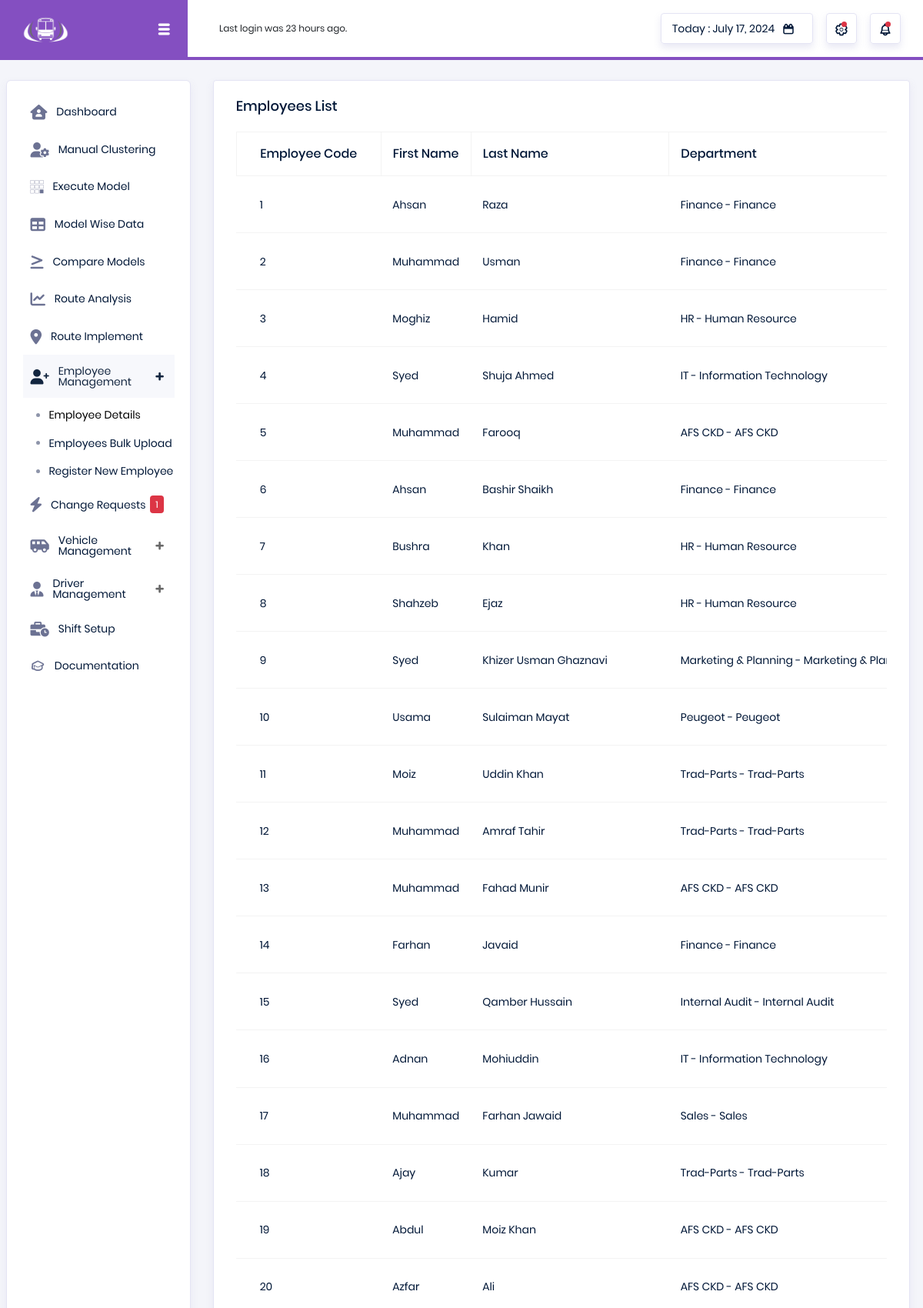
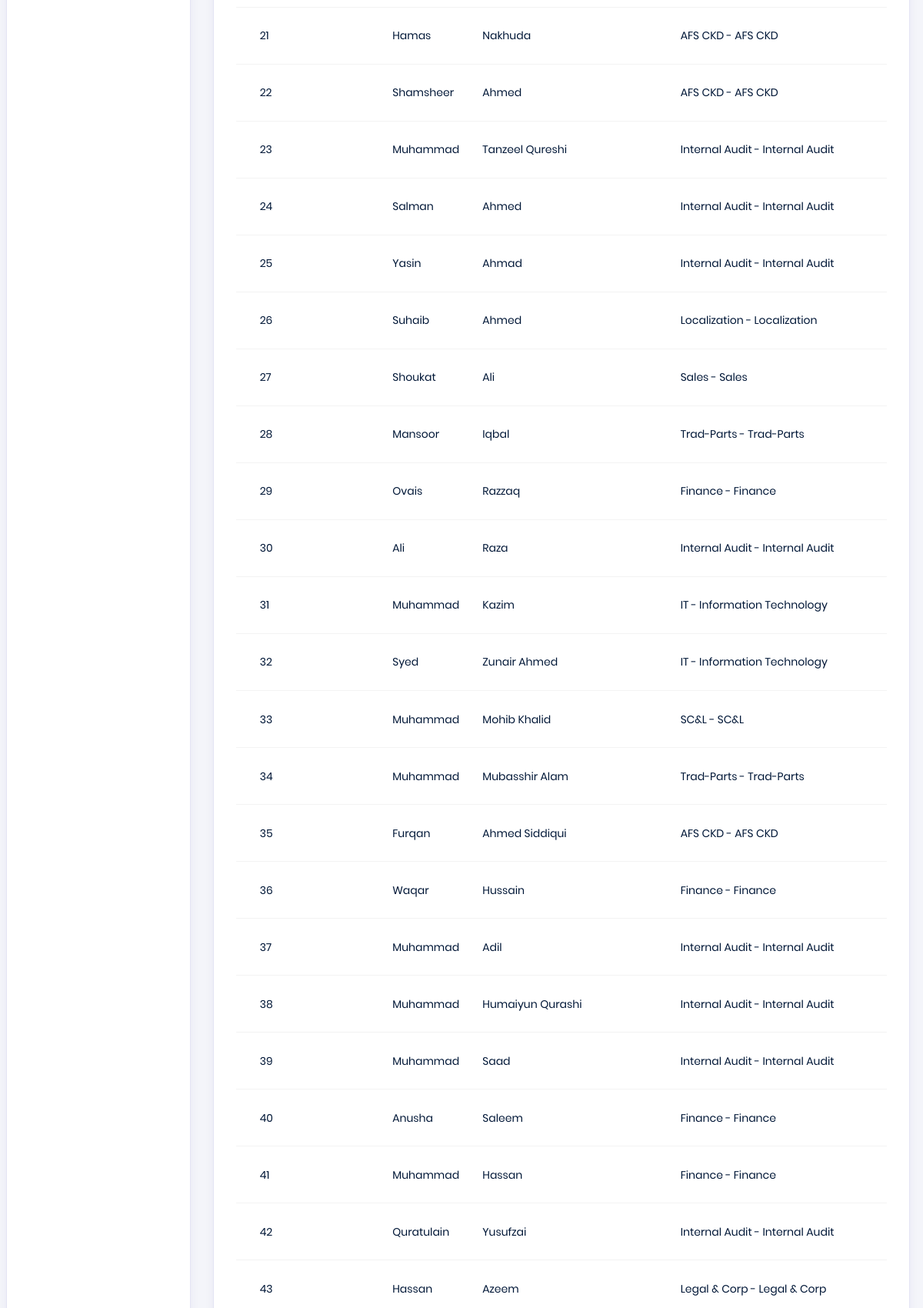
The page /users/all_employees (upper part) on the database its author committed (2 pictures, top to bottom).
### users/models.py (models this page shows, shortened)
class Employee(models.Model):
    GENDER_CHOICES = [
        ('M', 'Male'),
        ('F', 'Female'),
        ('O', 'Other'),
    ]
    user = models.OneToOneField(EmployeeUser, on_delete=models.CASCADE, related_name='employee_profile')
    employee_code = models.CharField(max_length=10, unique=True)
    first_name = models.CharField(max_length=30)
    last_name = models.CharField(max_length=30, blank=True, null=True)
    gender = models.CharField(max_length=1, choices=GENDER_CHOICES, default='M')
    department = models.ForeignKey(Department, on_delete=models.CASCADE)
    job_title = models.ForeignKey(JobTitle, on_delete=models.CASCADE)
    location = models.ForeignKey(Location, on_delete=models.CASCADE)
    address = models.CharField(max_length=200, blank=True, null=True)
    address1 = models.CharField(max_length=255, blank=True, null=True)
    address2 = models.CharField(max_length=255, blank=True, null=True)  # Optional field
    city = models.CharField(max_length=100, blank=True, null=True)
    state = models.CharField(max_length=100, blank=True, null=True)
    postcode = models.CharField(max_length=20, blank=True, null=True)
    country = models.CharField(max_length=100, blank=True, null=True)
    contact_no = models.CharField(max_length=100)
    shift = models.ForeignKey(Shift, on_delete=models.CASCADE)
    coordinates = models.CharField(max_length=50)
    is_staff = models.BooleanField(default=False)

class Department(models.Model):
    dept_id = models.CharField(max_length=10, unique=True)
    name = models.CharField(max_length=100, unique=True)
    def __str__(self):
        return f' {self.dept_id} - {self.name}'

### users/views.py (the view)
# urls.py: path('all_employees', all_employees, name='all_employees'),
def all_employees(request):
    employees = Employee.objects.all()
    return render(request, 'users/all_employees.html', {'employees': employees, 'current_date': current_date.date, })

### users/context_processors.py (called while the page is built)
def pending_requests_count(request):
    pending_count = ChangeRequest.objects.filter(status='pending').count()
    if pending_count == 0:
        pending_count = None
    return {'pending_count': pending_count}

### users/models.py (called while the page is built)
    def __str__(self):
        return f' {self.job_id} - {self.name}'

### users/templates/users/all_employees.html (shortened to what this page needs)
{% extends "users/dashboard.html" %}
{% load static %}
{% block content %}
<div class="content-wrapper">
    <div class="row">
        <div class="col-12 grid-margin">
            <div class="card">
                <div class="card-body">
                    <form method="POST" id="emp_form">
                    <h4 class="card-title"> Employees List </h4>
                          <div class="table-responsive">
                    <table class="table table-hover project-orders-table">
                        <thead>
                        <tr  class="table-bordered">
                            <th>Employee Code</th>
                            <th>First Name</th>
                            <th>Last Name</th>
                            <th>Department</th>
                        </tr>
                        </thead>
                        <tbody>
                        {% for employee in employees %}
                        <tr>
                            <td>{{employee.employee_code}}</td>
                            <td>{{employee.first_name}}</td>
                            <td>{{employee.last_name}}</td>
                            <td>{{employee.department}}</td>
                        </tr>
                        {% endfor %}
                        </tbody>
                    </table>
                          </div>
                    </form>
                </div>
            </div>
        </div>
    </div>
</div>
{% endblock %}

### rows shown on the page
Employee: employee_code "1", first_name "Ahsan", last_name "Raza", department "Finance - Finance"
Employee: employee_code "2", first_name "Muhammad", last_name "Usman", department "Finance - Finance"
Employee: employee_code "3", first_name "Moghiz", last_name "Hamid", department "HR - Human Resource"
Employee: employee_code "4", first_name "Syed", last_name "Shuja Ahmed", department "IT - Information Technology"
Employee: employee_code "5", first_name "Muhammad", last_name "Farooq", department "AFS CKD - AFS CKD"
Employee: employee_code "6", first_name "Ahsan", last_name "Bashir Shaikh", department "Finance - Finance"
Employee: employee_code "7", first_name "Bushra", last_name "Khan", department "HR - Human Resource"
Employee: employee_code "8", first_name "Shahzeb", last_name "Ejaz", department "HR - Human Resource"
Employee: employee_code "9", first_name "Syed", last_name "Khizer Usman Ghaznavi", department "Marketing & Planning - Marketing &…"
Employee: employee_code "10", first_name "Usama", last_name "Sulaiman Mayat", department "Peugeot - Peugeot"
Employee: employee_code "11", first_name "Moiz", last_name "Uddin Khan", department "Trad-Parts - Trad-Parts"
Employee: employee_code "12", first_name "Muhammad", last_name "Amraf Tahir", department "Trad-Parts - Trad-Parts"
Employee: employee_code "13", first_name "Muhammad", last_name "Fahad Munir", department "AFS CKD - AFS CKD"
Employee: employee_code "14", first_name "Farhan", last_name "Javaid", department "Finance - Finance"
Employee: employee_code "15", first_name "Syed", last_name "Qamber Hussain", department "Internal Audit - Internal Audit"
Employee: employee_code "16", first_name "Adnan", last_name "Mohiuddin", department "IT - Information Technology"
Employee: employee_code "17", first_name "Muhammad", last_name "Farhan Jawaid", department "Sales - Sales"
Employee: employee_code "18", first_name "Ajay", last_name "Kumar", department "Trad-Parts - Trad-Parts"
Employee: employee_code "19", first_name "Abdul", last_name "Moiz Khan", department "AFS CKD - AFS CKD"
Employee: employee_code "20", first_name "Azfar", last_name "Ali", department "AFS CKD - AFS CKD"
Employee: employee_code "21", first_name "Hamas", last_name "Nakhuda", department "AFS CKD - AFS CKD"
Employee: employee_code "22", first_name "Shamsheer", last_name "Ahmed", department "AFS CKD - AFS CKD"
Employee: employee_code "23", first_name "Muhammad", last_name "Tanzeel Qureshi", department "Internal Audit - Internal Audit"
Employee: employee_code "24", first_name "Salman", last_name "Ahmed", department "Internal Audit - Internal Audit"
Employee: employee_code "25", first_name "Yasin", last_name "Ahmad", department "Internal Audit - Internal Audit"
Employee: employee_code "26", first_name "Suhaib", last_name "Ahmed", department "Localization - Localization"
Employee: employee_code "27", first_name "Shoukat", last_name "Ali", department "Sales - Sales"
Employee: employee_code "28", first_name "Mansoor", last_name "Iqbal", department "Trad-Parts - Trad-Parts"
Employee: employee_code "29", first_name "Ovais", last_name "Razzaq", department "Finance - Finance"
Employee: employee_code "30", first_name "Ali", last_name "Raza", department "Internal Audit - Internal Audit"
Employee: employee_code "31", first_name "Muhammad", last_name "Kazim", department "IT - Information Technology"
Employee: employee_code "32", first_name "Syed", last_name "Zunair Ahmed", department "IT - Information Technology"
Employee: employee_code "33", first_name "Muhammad", last_name "Mohib Khalid", department "SC&L - SC&L"
Employee: employee_code "34", first_name "Muhammad", last_name "Mubasshir Alam", department "Trad-Parts - Trad-Parts"
Employee: employee_code "35", first_name "Furqan", last_name "Ahmed Siddiqui", department "AFS CKD - AFS CKD"
Employee: employee_code "36", first_name "Waqar", last_name "Hussain", department "Finance - Finance"
Employee: employee_code "37", first_name "Muhammad", last_name "Adil", department "Internal Audit - Internal Audit"
Employee: employee_code "38", first_name "Muhammad", last_name "Humaiyun Qurashi", department "Internal Audit - Internal Audit"
Employee: employee_code "39", first_name "Muhammad", last_name "Saad", department "Internal Audit - Internal Audit"
Employee: employee_code "40", first_name "Anusha", last_name "Saleem", department "Finance - Finance"
Employee: employee_code "41", first_name "Muhammad", last_name "Hassan", department "Finance - Finance"
Employee: employee_code "42", first_name "Quratulain", last_name "Yusufzai", department "Internal Audit - Internal Audit"
Employee: employee_code "43", first_name "Hassan", last_name "Azeem", department "Legal & Corp - Legal & Corp"

### other values the page prints
{{ current_date }} "July 17, 2024"
{{ pending_count }} "1"
